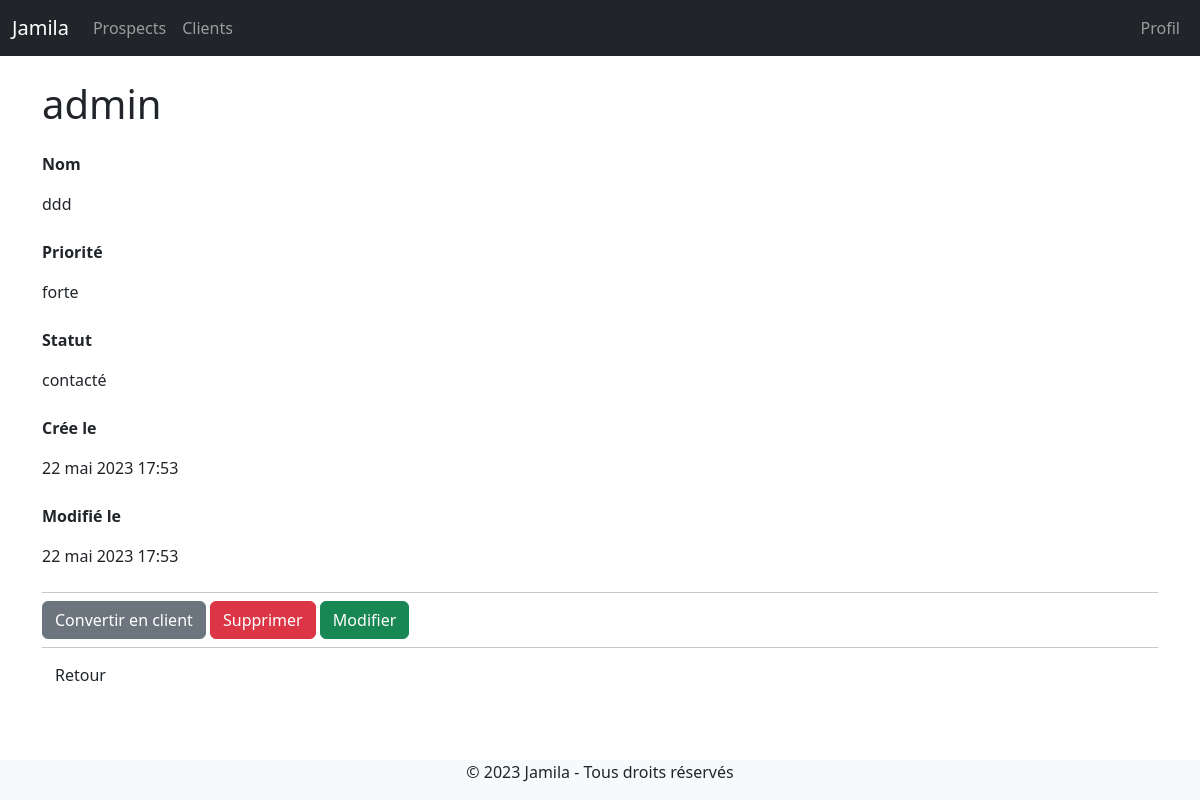
/leads/7/ (signed in), run on the app's committed database.
### leads/models.py (models this page shows, shortened)
class Lead(models.Model):
    LOW = "faible"
    MEDIUM = "moyenne"
    HIGH = "forte"
    CHOICES_PRIORITY = (
        (LOW, "faible"),
        (MEDIUM, "moyenne"),
        (HIGH, "forte"),
    )
    NEW = 'nouveau'
    CONTACTED = 'contacté'
    WON = 'gagné'
    LOST = 'perdu'
    CHOICES_STATUS = (
        (NEW, 'nouveau'),
        (CONTACTED, 'contacté'),
        (WON, 'gagné'),
        (LOST, 'perdu'),
    )
    team = models.ForeignKey(Team, related_name='leads', on_delete=models.CASCADE)
    name = models.CharField(max_length=255)
    email = models.EmailField()
    description = models.TextField(blank=True, null=True)
    priority = models.CharField(max_length=10, choices=CHOICES_PRIORITY, default=MEDIUM)
    status = models.CharField(max_length=10, choices=CHOICES_STATUS, default=NEW)
    converted_to_client=models.BooleanField(default=False)
    created_by = models.ForeignKey(User, related_name='leads', on_delete=models.CASCADE)
    created_at = models.DateTimeField(auto_now_add=True)
    modified_at = models.DateTimeField(auto_now=True)
    class Meta:
        ordering= ('name',)

### leads/views.py (the view)
# urls.py: path("<int:pk>/", views.leads_detail, name="leads_detail"),
@login_required
def leads_detail(request, pk):
    lead=get_object_or_404(Lead, created_by=request.user, pk=pk)
    return render(request, 'leads_detail.html',{ 'lead':lead})

### leads/templates/leads_detail.html
{% extends 'base.html' %}
{% block content %}
    <div class="py-6 px-6">
        <h1 class="mb-4 text-xl"> {{ lead.name}}</h1>
        {% if lead.description %}
       <p><strong>Nom</strong></p>
        <p class="mb-4"> {{lead.description}} </p>
        {% endif %}
       <p><strong>Priorité</strong></p>
        <p class="mb-4"> {{lead.get_priority_display}} </p>
       <p><strong>Statut</strong></p>
        <p class="mb-4"> {{lead.get_status_display}} </p>
       <p><strong>Crée le</strong></p>
        <p class="mb-4"> {{lead.created_at}} </p>
        <p><strong>Modifié le</strong></p>
        <p class="mb-4"> {{lead.modified_at}} </p>
        <hr class="my-2">
        <a href="{% url 'leads:leads_convert' lead.id %}" class=" btn btn-secondary">Convertir en client</a>
        <a href="{% url 'leads:leads_delete' lead.id %}" class=" btn btn-danger">Supprimer</a>
        <a href="{% url 'leads:leads_edit' lead.id %}" class=" btn btn-success">Modifier</a>
        <hr class="my-2">
        <a href="{% url 'leads:leads_list' %}" class=" btn">Retour</a>
    </div>
{% endblock%}

### data on the page
Lead: name "admin", description "ddd", priority "forte", status "contacté", created_at "22 mai 2023 17:53", modified_at "22 mai 2023 17:53"
